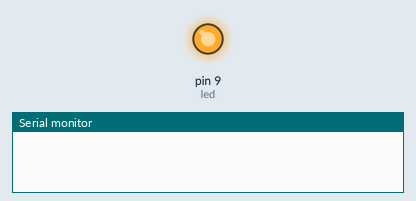
Recording of a sketch running on a simulated Arduino Uno, built with avr-gcc and run on an emulated ATmega328P. On the bench: output pins drawn as LEDs (lit = HIGH), the last lines printed to the serial monitor.

Above: at 0.1 s.
At 19.6 s:
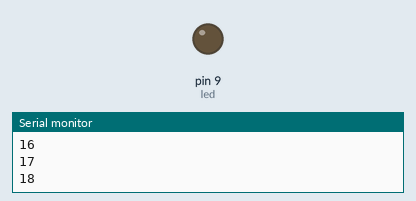
Timing chart, 0 to 21.1 s (numbered marks = the images above):
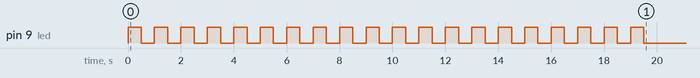

The sketch:

contar20vezescomled.ino
```cpp
int led = 9;


void setup() {
  Serial.begin (9600);
  pinMode(led, OUTPUT);
    for (int i = 0; i < 20; i++){
    digitalWrite (led, HIGH);
      delay (500);
    digitalWrite (led, LOW);
      delay (500);
      Serial.println (i);
  }
}

void loop()
{


}
```
